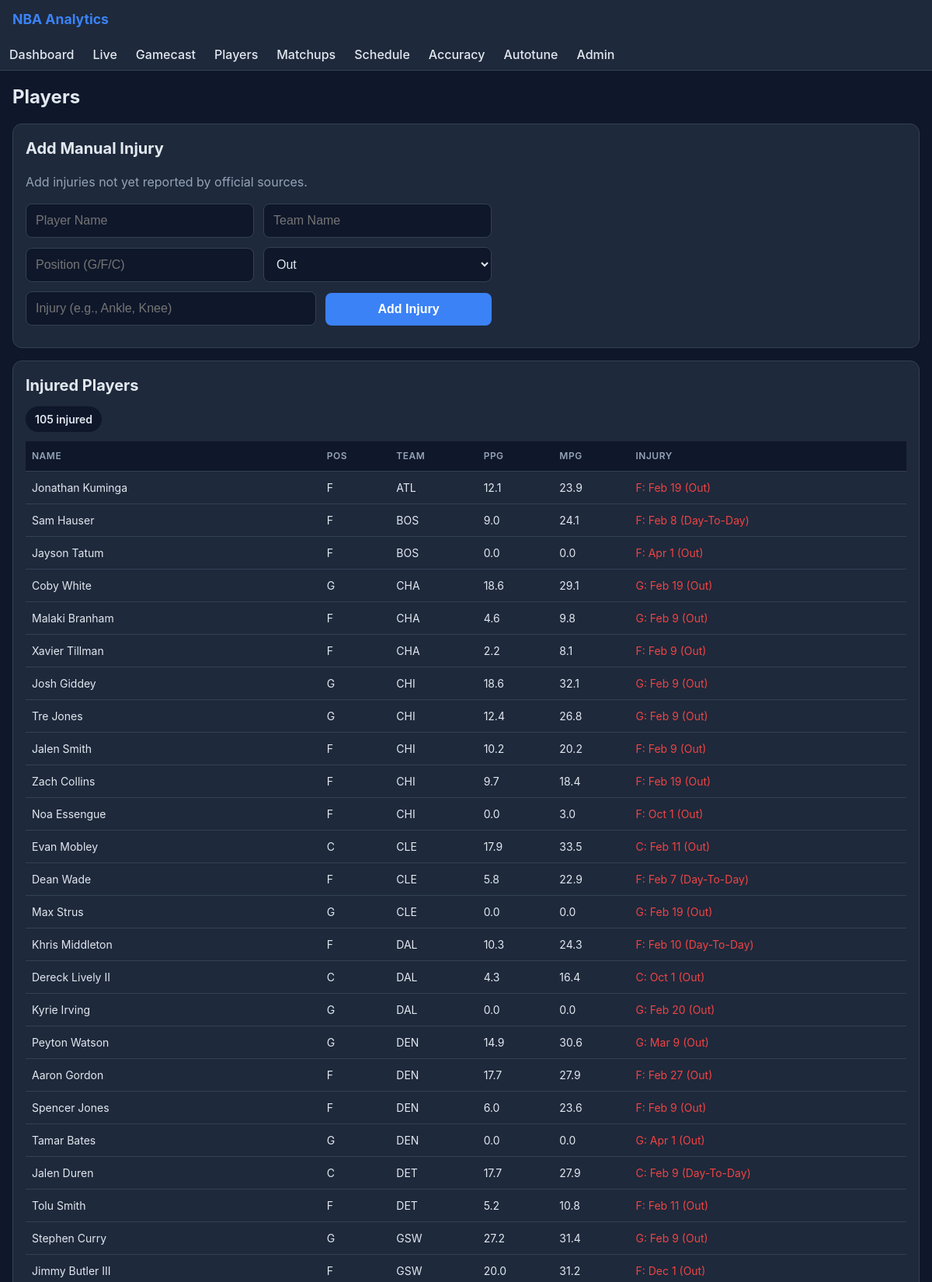
The page /players (upper part) on the database its author committed.
### tables this page shows
CREATE TABLE players (
    player_id INTEGER PRIMARY KEY,
    name TEXT NOT NULL,
    team_id INTEGER NOT NULL,
    position TEXT,
    is_injured INTEGER NOT NULL DEFAULT 0,
    injury_note TEXT,
    -- Roster context (from CommonTeamRoster)
    height TEXT,
    weight TEXT,
    age INTEGER,
    experience INTEGER,
    FOREIGN KEY (team_id) REFERENCES teams(team_id) ON DELETE CASCADE
);

### src/web/app.py (the view)
@app.get("/players", response_class=HTMLResponse)
async def players(request: Request) -> HTMLResponse:
    df_all = await asyncio.to_thread(load_players_df)
    df_inj = await asyncio.to_thread(load_injured_with_stats)
    all_players = _df_to_records(df_all)
    injured = _df_to_records(df_inj)
    for row in injured:
        row["position"] = get_position_display(str(row.get("position") or ""))
    from src.data.injury_scraper import load_manual_injuries
    manual_injuries = load_manual_injuries()
    return templates.TemplateResponse(
        "players.html",
        {
            "request": request,
            "players": all_players,
            "injured": injured,
            "injured_count": len(injured),
            "manual_injuries": manual_injuries,
        },
    )

### src/web/templates/players.html (shortened to what this page needs)
{% extends "base.html" %}
{% block content %}
<h1 class="page-title">Players</h1>
<div class="card">
  <h2>Add Manual Injury</h2>
  <p class="text-muted">Add injuries not yet reported by official sources.</p>
  <form action="/players/injury/add" method="post" class="injury-form">
    <div class="form-row">
      <input type="text" name="player" placeholder="Player Name" required>
      <input type="text" name="team" placeholder="Team Name" required>
    </div>
    <div class="form-row">
      <input type="text" name="position" placeholder="Position (G/F/C)">
      <select name="status">
        <option value="Out">Out</option>
      </select>
    </div>
    <div class="form-row">
      <input type="text" name="injury" placeholder="Injury (e.g., Ankle, Knee)" style="flex: 2;">
      <button type="submit" class="btn btn-primary">Add Injury</button>
    </div>
  </form>
</div>
<div class="card">
  <h2>Injured Players</h2>
  <div class="status">{{ injured_count }} injured</div>
  {% if injured %}
  <div class="scroll-x">
    <table>
      <thead>
        <tr>
          <th>Name</th>
          <th>Pos</th>
          <th>Team</th>
          <th>PPG</th>
          <th>MPG</th>
          <th>Injury</th>
        </tr>
      </thead>
      <tbody>
        {% for p in injured %}
        <tr>
          <td>{{ p.name }}</td>
          <td>{{ p.position }}</td>
          <td>{{ p.team }}</td>
          <td>{{ "%.1f"|format(p.ppg) }}</td>
          <td>{{ "%.1f"|format(p.mpg) }}</td>
          <td class="text-danger">{{ p.injury_note or 'Unknown' }}</td>
        </tr>
        {% endfor %}
      </tbody>
    </table>
  </div>
  {% else %}
  <div class="empty-state">
    <p>No injured players</p>
  </div>
  {% endif %}
</div>
{% endblock %}

### src/web/templates/base.html (shortened to what this page needs)
<!DOCTYPE html>
<html lang="en">
<head>
  <link rel="stylesheet" href="{{ url_for('static', path='style.css') }}" />
</head>
<body>
  <header class="topbar">
    <div class="topbar-inner">
      <div class="brand">NBA Analytics</div>
    </div>
    <nav id="nav">
      <a href="/dashboard">Dashboard</a>
      <a href="/live">Live</a>
      <a href="/gamecast">Gamecast</a>
      <a href="/players">Players</a>
      <a href="/matchups">Matchups</a>
      <a href="/schedule">Schedule</a>
      <a href="/accuracy">Accuracy</a>
      <a href="/autotune">Autotune</a>
      <a href="/admin">Admin</a>
    </nav>
  </header>
  <main>
    {% block content %}{% endblock %}
  </main>
</body>
</html>

### src/web/static/style.css (style rules this page uses)
* { box-sizing: border-box; }
:root { --bg-dark: #0f172a; --bg-card: #1e293b; --bg-input: #0f172a; --border: #334155; --text: #e2e8f0; --text-muted: #94a3b8; --accent: #3b82f6; --accent-hover: #60a5fa; --success: #22c55e; --danger: #ef4444; --warning: #f59e0b; }
body { margin: 0; font-family: -apple-system, BlinkMacSystemFont, 'Segoe UI', Roboto, sans-serif; background: var(--bg-dark); color: var(--text); font-size: 16px; line-height: 1.5; }
.topbar { position: sticky; top: 0; z-index: 100; background: var(--bg-card); border-bottom: 1px solid var(--border); padding: 0; }
.topbar-inner { display: flex; justify-content: space-between; align-items: center; padding: 12px 16px; max-width: 1200px; margin: 0 auto; }
.brand { font-weight: 700; font-size: 1.1rem; color: var(--accent); }
nav { display: none; background: var(--bg-card); border-top: 1px solid var(--border); padding: 8px 0; }
nav a { display: block; padding: 12px 20px; color: var(--text); text-decoration: none; font-weight: 500; border-bottom: 1px solid var(--border); }
nav a:last-child { border-bottom: none; }
main { padding: 16px; max-width: 1200px; margin: 0 auto; }
.page-title { font-size: 1.5rem; font-weight: 700; margin: 0 0 16px 0; color: var(--text); }
.card { background: var(--bg-card); border: 1px solid var(--border); border-radius: 12px; padding: 16px; margin-bottom: 16px; }
.card h2 { font-size: 1.25rem; margin: 0 0 12px 0; color: var(--text); }
.status { display: inline-block; padding: 6px 12px; background: var(--bg-dark); border-radius: 20px; font-size: 0.875rem; font-weight: 600; margin-bottom: 12px; }
button, .btn { display: block; width: 100%; background: var(--accent); color: white; border: none; padding: 14px 16px; border-radius: 8px; cursor: pointer; font-weight: 600; font-size: 1rem; text-align: center; text-decoration: none; transition: background 0.2s; }
table { width: 100%; border-collapse: collapse; font-size: 0.875rem; }
th, td { padding: 10px 8px; text-align: left; border-bottom: 1px solid var(--border); }
th { background: var(--bg-dark); font-weight: 600; color: var(--text-muted); font-size: 0.75rem; text-transform: uppercase; letter-spacing: 0.5px; position: sticky; top: 0; }
.scroll-x { overflow-x: auto; -webkit-overflow-scrolling: touch; margin: 0 -16px; padding: 0 16px; }
select, input[type="text"], input[type="number"] { width: 100%; padding: 12px; background: var(--bg-dark); border: 1px solid var(--border); color: var(--text); border-radius: 8px; font-size: 1rem; }
.form-row { display: flex; flex-direction: column; gap: 12px; margin-bottom: 12px; }
@media (min-width: 480px) { .form-row { flex-direction: row; } }
@media (min-width: 480px) { .form-row > * { flex: 1; } }
.injury-form { max-width: 600px; }
.text-danger { color: var(--danger); }
.text-muted { color: var(--text-muted); }
@media (min-width: 768px) { nav { display: flex !important; border-top: none; padding: 0; background: transparent; } }
@media (min-width: 768px) { nav a { display: inline-block; padding: 8px 12px; border: none; border-radius: 6px; } }
@media (min-width: 768px) { button, .btn { width: auto; padding: 12px 20px; } }
@media (min-width: 768px) { .form-row { flex-direction: row; align-items: flex-end; } }
@media (min-width: 768px) { .scroll-x { margin: 0; padding: 0; overflow-x: visible; } }

### rows shown on the page
players: name "Jonathan Kuminga", position "F", team "ATL", ppg "12.1", mpg "23.9", injury_note "F: Feb 19 (Out)"
players: name "Sam Hauser", position "F", team "BOS", ppg "9.0", mpg "24.1", injury_note "F: Feb 8 (Day-To-Day)"
players: name "Jayson Tatum", position "F", team "BOS", ppg "0.0", mpg "0.0", injury_note "F: Apr 1 (Out)"
players: name "Coby White", position "G", team "CHA", ppg "18.6", mpg "29.1", injury_note "G: Feb 19 (Out)"
players: name "Malaki Branham", position "F", team "CHA", ppg "4.6", mpg "9.8", injury_note "G: Feb 9 (Out)"
players: name "Xavier Tillman", position "F", team "CHA", ppg "2.2", mpg "8.1", injury_note "F: Feb 9 (Out)"
players: name "Josh Giddey", position "G", team "CHI", ppg "18.6", mpg "32.1", injury_note "G: Feb 9 (Out)"
players: name "Tre Jones", position "G", team "CHI", ppg "12.4", mpg "26.8", injury_note "G: Feb 9 (Out)"
players: name "Jalen Smith", position "F", team "CHI", ppg "10.2", mpg "20.2", injury_note "F: Feb 9 (Out)"
players: name "Zach Collins", position "F", team "CHI", ppg "9.7", mpg "18.4", injury_note "F: Feb 19 (Out)"
players: name "Noa Essengue", position "F", team "CHI", ppg "0.0", mpg "3.0", injury_note "F: Oct 1 (Out)"
players: name "Evan Mobley", position "C", team "CLE", ppg "17.9", mpg "33.5", injury_note "C: Feb 11 (Out)"
players: name "Dean Wade", position "F", team "CLE", ppg "5.8", mpg "22.9", injury_note "F: Feb 7 (Day-To-Day)"
players: name "Max Strus", position "G", team "CLE", ppg "0.0", mpg "0.0", injury_note "G: Feb 19 (Out)"
players: name "Khris Middleton", position "F", team "DAL", ppg "10.3", mpg "24.3", injury_note "F: Feb 10 (Day-To-Day)"
players: name "Dereck Lively II", position "C", team "DAL", ppg "4.3", mpg "16.4", injury_note "C: Oct 1 (Out)"
players: name "Kyrie Irving", position "G", team "DAL", ppg "0.0", mpg "0.0", injury_note "G: Feb 20 (Out)"
players: name "Peyton Watson", position "G", team "DEN", ppg "14.9", mpg "30.6", injury_note "G: Mar 9 (Out)"
players: name "Aaron Gordon", position "F", team "DEN", ppg "17.7", mpg "27.9", injury_note "F: Feb 27 (Out)"
players: name "Spencer Jones", position "F", team "DEN", ppg "6.0", mpg "23.6", injury_note "F: Feb 9 (Out)"
players: name "Tamar Bates", position "G", team "DEN", ppg "0.0", mpg "0.0", injury_note "G: Apr 1 (Out)"
players: name "Jalen Duren", position "C", team "DET", ppg "17.7", mpg "27.9", injury_note "C: Feb 9 (Day-To-Day)"
players: name "Tolu Smith", position "F", team "DET", ppg "5.2", mpg "10.8", injury_note "F: Feb 11 (Out)"
players: name "Stephen Curry", position "G", team "GSW", ppg "27.2", mpg "31.4", injury_note "G: Feb 9 (Out)"
players: name "Jimmy Butler III", position "F", team "GSW", ppg "20.0", mpg "31.2", injury_note "F: Dec 1 (Out)"

### other values the page prints
{{ injured_count }} "105"
